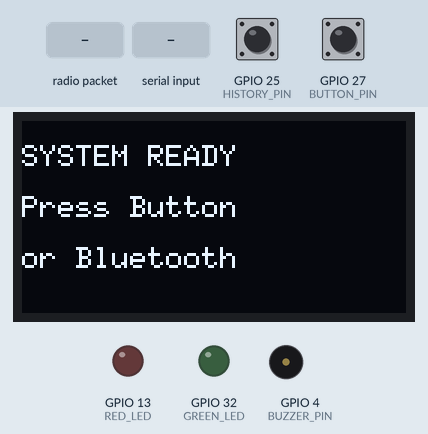
Bench run of a sketch on a simulated ESP32. Parts: 128×64 one-colour display, output pins drawn as LEDs (lit = HIGH), buzzer (waves = sounding, pin HIGH). Inputs (shaded band) come from the test bench; at power-on: GPIO 27 (BUTTON_PIN) HIGH, GPIO 25 (HISTORY_PIN) HIGH. No radio packets arrive unless stated; nothing arrives over Bluetooth unless stated; what the sketch prints to the serial monitor is not drawn.

Above: at 1.3 s.
1.4 s: GPIO 27 (BUTTON_PIN) pulled LOW for 0.15 s
At 4.0 s:
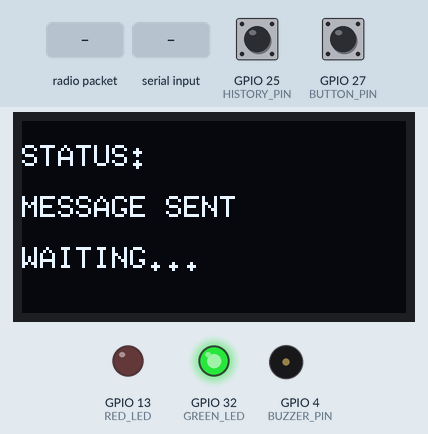
4.5 s: radio packet "ACCEPTED" arrives
7.5 s: GPIO 25 (HISTORY_PIN) pulled LOW for 1 s
At 8.2 s:
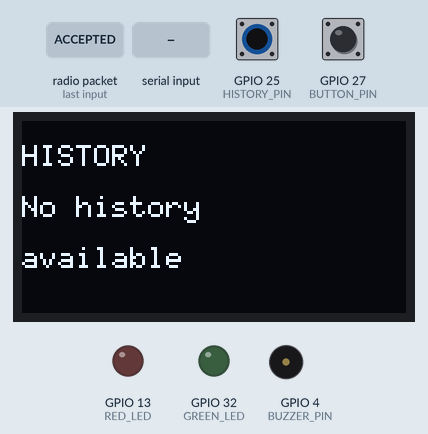
11.5 s: "help\n" received over the second serial link
At 14.0 s:
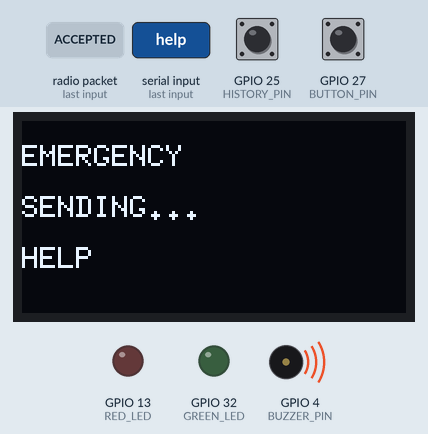
14.5 s: radio packet "help" arrives
17.5 s: GPIO 25 (HISTORY_PIN) pulled LOW for 3.2 s
At 20.5 s:
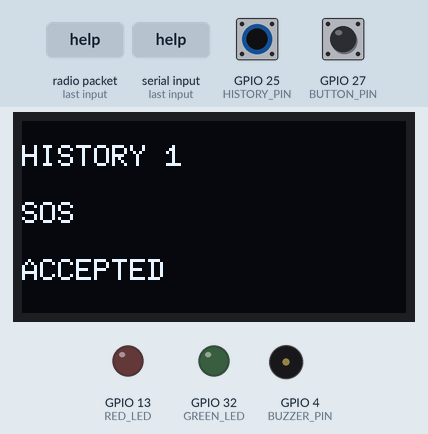
Timing chart, 0 to 22.0 s (numbered marks = the images above; inputs shaded):
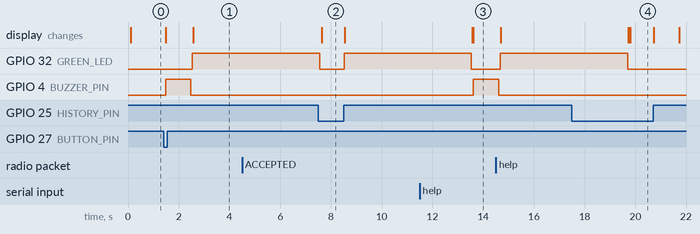

Measured:
- after the input at 1.4 s, GPIO 32 (GREEN_LED): LOW → HIGH after 1.1 s; GPIO 4 (BUZZER_PIN): LOW → HIGH after 0.08 s, → LOW 1.0 s later; the display: first changes after 0.08 s (image 1 shows a later state)
- after the input at 4.5 s, every drawn part: stays the same
- after the input at 7.5 s, the display: changes after 0.14 s (image 2)
- after the input at 11.5 s, GPIO 4 (BUZZER_PIN): LOW → HIGH after 2.1 s; the display: first differs from a run without the input after 2.1 s (image 3)
- after the input at 17.5 s, the display: first differs from a run without the input after 2.3 s (image 4)

The sketch:

transmitter.ino
```cpp
#include <SPI.h>
#include <LoRa.h>
#include <Wire.h>
#include <U8g2lib.h>
#include "BluetoothSerial.h"

// =====================================================
// LoRa PINS
// =====================================================
#define LORA_SS    5
#define LORA_RST   14
#define LORA_DIO0  26

#define LORA_SCK   18
#define LORA_MISO  19
#define LORA_MOSI  23

// =====================================================
// TRANSMITTER PINS
// =====================================================
#define BUTTON_PIN   27
#define HISTORY_PIN  25
#define BUZZER_PIN   4
#define GREEN_LED    32
#define RED_LED      13

// =====================================================
// OLED
// =====================================================
U8G2_SSD1306_128X64_NONAME_F_HW_I2C oled(
  U8G2_R0,
  U8X8_PIN_NONE
);

// =====================================================
// BLUETOOTH
// =====================================================
BluetoothSerial SerialBT;

// =====================================================
// SETTINGS
// =====================================================
const unsigned long ACCEPT_TIMEOUT = 60000;

// =====================================================
// EMERGENCY VARIABLES
// =====================================================
bool waitingForAcceptance = false;

unsigned long emergencySentTime = 0;

// Current emergency message
String currentEmergencyMessage = "SOS";

// =====================================================
// HISTORY
// =====================================================
#define MAX_HISTORY 10

String historyMessage[MAX_HISTORY];
String historyStatus[MAX_HISTORY];

int historyCount = 0;

// Which history will be displayed next
int historyView = 0;

// =====================================================
// OLED FUNCTION
// =====================================================
void showOLED(
  String line1,
  String line2,
  String line3 = ""
) {

  oled.clearBuffer();

  oled.setFont(u8g2_font_6x10_tf);

  oled.drawStr(0, 15, line1.c_str());
  oled.drawStr(0, 32, line2.c_str());

  if (line3 != "") {
    oled.drawStr(0, 49, line3.c_str());
  }

  oled.sendBuffer();
}

// =====================================================
// ADD HISTORY
// =====================================================
// Newest history is always HISTORY 1
// =====================================================
void addHistory(String message, String status) {

  // Move old histories one position down
  for (int i = MAX_HISTORY - 1; i > 0; i--) {

    historyMessage[i] = historyMessage[i - 1];
    historyStatus[i] = historyStatus[i - 1];
  }

  // Newest history becomes HISTORY 1
  historyMessage[0] = message;
  historyStatus[0] = status;

  // Increase count until 10
  if (historyCount < MAX_HISTORY) {
    historyCount++;
  }

  Serial.println();
  Serial.println("========== HISTORY SAVED ==========");

  Serial.print("HISTORY 1 MESSAGE: ");
  Serial.println(message);

  Serial.print("STATUS: ");
  Serial.println(status);

  Serial.println("===================================");
}

// =====================================================
// DISPLAY HISTORY
// =====================================================
void displayHistory(int index) {

  if (historyCount == 0) {

    showOLED(
      "HISTORY",
      "No history",
      "available"
    );

    return;
  }

  if (index >= historyCount) {
    index = 0;
  }

  // ---------------------------------------------------
  // HISTORY TITLE
  // ---------------------------------------------------
  String title =
    "HISTORY " + String(index + 1);

  // ---------------------------------------------------
  // MESSAGE
  // ---------------------------------------------------
  String message = historyMessage[index];

  message.toUpperCase();

  // ---------------------------------------------------
  // STATUS
  // ---------------------------------------------------
  String status = historyStatus[index];

  status.toUpperCase();

  // ---------------------------------------------------
  // OLED
  // ---------------------------------------------------
  oled.clearBuffer();

  oled.setFont(u8g2_font_6x10_tf);

  oled.drawStr(
    0,
    15,
    title.c_str()
  );

  oled.drawStr(
    0,
    34,
    message.c_str()
  );

  oled.drawStr(
    0,
    53,
    status.c_str()
  );

  oled.sendBuffer();

  // ---------------------------------------------------
  // SERIAL MONITOR
  // ---------------------------------------------------
  Serial.println();
  Serial.println("==============================");

  Serial.println(title);

  Serial.println(message);

  Serial.println(status);

  Serial.println("==============================");
}

// =====================================================
// HISTORY BUTTON
// =====================================================
void checkHistoryButton() {

  if (digitalRead(HISTORY_PIN) == LOW) {

    delay(50);

    if (digitalRead(HISTORY_PIN) == LOW) {

      Serial.println("History button pressed");

      // ------------------------------------------------
      // NO HISTORY
      // ------------------------------------------------
      if (historyCount == 0) {

        showOLED(
          "HISTORY",
          "No history",
          "available"
        );

      }

      // ------------------------------------------------
      // SHOW HISTORY
      // ------------------------------------------------
      else {

        displayHistory(historyView);

        // Next press shows next history
        historyView++;

        // After last available history
        // go back to History 1
        if (historyView >= historyCount) {

          historyView = 0;
        }
      }

      // ------------------------------------------------
      // WAIT FOR BUTTON RELEASE
      // ------------------------------------------------
      while (digitalRead(HISTORY_PIN) == LOW) {

        delay(10);
      }
    }
  }
}

// =====================================================
// SEND EMERGENCY
// =====================================================
void sendEmergency(String message) {

  // Don't send another emergency while
  // waiting for receiver
  if (waitingForAcceptance) {

    Serial.println(
      "Already waiting for acceptance."
    );

    return;
  }

  // Save current emergency message
  currentEmergencyMessage = message;

  Serial.println();
  Serial.println("================================");
  Serial.println("EMERGENCY MESSAGE");
  Serial.println("================================");

  Serial.print("Message: ");
  Serial.println(message);

  // ---------------------------------------------------
  // OLED
  // ---------------------------------------------------
  String displayMessage = message;

  displayMessage.toUpperCase();

  showOLED(
    "EMERGENCY",
    "SENDING...",
    displayMessage
  );

  // ---------------------------------------------------
  // BUZZER
  // ---------------------------------------------------
  digitalWrite(BUZZER_PIN, HIGH);

  delay(1000);

  digitalWrite(BUZZER_PIN, LOW);

  // ---------------------------------------------------
  // LoRa
  // ---------------------------------------------------
  LoRa.beginPacket();

  LoRa.print("EMERGENCY");

  LoRa.endPacket();

  Serial.println("EMERGENCY SENT");

  // ---------------------------------------------------
  // GREEN LED
  // ---------------------------------------------------
  digitalWrite(GREEN_LED, HIGH);

  showOLED(
    "STATUS:",
    "MESSAGE SENT",
    "WAITING..."
  );

  delay(5000);

  digitalWrite(GREEN_LED, LOW);

  // ---------------------------------------------------
  // START 60 SECOND TIMER
  // ---------------------------------------------------
  emergencySentTime = millis();

  waitingForAcceptance = true;

  Serial.println(
    "Waiting for receiver acceptance..."
  );

  Serial.println(
    "Timeout = 60 seconds"
  );
}

// =====================================================
// EMERGENCY ACCEPTED
// =====================================================
void emergencyAccepted() {

  waitingForAcceptance = false;

  Serial.println();
  Serial.println("================================");
  Serial.println("EMERGENCY ACCEPTED");
  Serial.println("================================");

  // ---------------------------------------------------
  // SAVE COMPLETE HISTORY
  // ---------------------------------------------------
  addHistory(
    currentEmergencyMessage,
    "ACCEPTED"
  );

  // Reset history viewing
  historyView = 0;

  // ---------------------------------------------------
  // GREEN LED
  // ---------------------------------------------------
  digitalWrite(RED_LED, LOW);

  digitalWrite(GREEN_LED, HIGH);

  // ---------------------------------------------------
  // NO BUZZER
  // ---------------------------------------------------
  digitalWrite(BUZZER_PIN, LOW);

  // ---------------------------------------------------
  // OLED
  // ---------------------------------------------------
  showOLED(
    "STATUS:",
    "ACCEPTED",
    "Receiver responded"
  );

  // Green LED ON for 5 seconds
  delay(5000);

  digitalWrite(GREEN_LED, LOW);

  // ---------------------------------------------------
  // READY
  // ---------------------------------------------------
  showOLED(
    "SYSTEM READY",
    "Press Button",
    "or Bluetooth"
  );
}

// =====================================================
// NOT ACCEPTED
// =====================================================
void emergencyNotAccepted() {

  waitingForAcceptance = false;

  Serial.println();
  Serial.println("================================");
  Serial.println("NOT ACCEPTED");
  Serial.println("60 SECOND TIMEOUT");
  Serial.println("================================");

  // ---------------------------------------------------
  // SAVE COMPLETE HISTORY
  // ---------------------------------------------------
  addHistory(
    currentEmergencyMessage,
    "NOT ACCEPTED"
  );

  // Reset history viewing
  historyView = 0;

  // ---------------------------------------------------
  // RED LED
  // ---------------------------------------------------
  digitalWrite(GREEN_LED, LOW);

  digitalWrite(RED_LED, HIGH);

  // ---------------------------------------------------
  // OLED
  // ---------------------------------------------------
  showOLED(
    "STATUS:",
    "NOT ACCEPTED",
    "60 sec timeout"
  );

  // ---------------------------------------------------
  // BUZZER
  // ---------------------------------------------------
  Serial.println("Buzzer warning!");

  digitalWrite(BUZZER_PIN, HIGH);

  delay(3000);

  digitalWrite(BUZZER_PIN, LOW);

  // Red LED remains ON for 2 seconds
  delay(2000);

  digitalWrite(RED_LED, LOW);

  // ---------------------------------------------------
  // READY
  // ---------------------------------------------------
  showOLED(
    "SYSTEM READY",
    "Press Button",
    "or Bluetooth"
  );
}

// =====================================================
// CHECK LoRa ACCEPTANCE
// =====================================================
void checkLoRaAcceptance() {

  int packetSize = LoRa.parsePacket();

  if (packetSize) {

    String receivedMessage = "";

    while (LoRa.available()) {

      receivedMessage +=
        (char)LoRa.read();
    }

    receivedMessage.trim();

    Serial.print(
      "LoRa Received: "
    );

    Serial.println(
      receivedMessage
    );

    // -------------------------------------------------
    // ACCEPTED
    // -------------------------------------------------
    if (receivedMessage == "ACCEPTED") {

      if (waitingForAcceptance) {

        emergencyAccepted();
      }
    }
  }
}

// =====================================================
// CHECK 60 SECOND TIMEOUT
// =====================================================
void checkTimeout() {

  if (waitingForAcceptance) {

    unsigned long elapsedTime =
      millis() - emergencySentTime;

    // -------------------------------------------------
    // DISPLAY REMAINING TIME
    // -------------------------------------------------
    static unsigned long lastDisplay = 0;

    if (millis() - lastDisplay >= 1000) {

      lastDisplay = millis();

      unsigned long remaining = 0;

      if (elapsedTime < ACCEPT_TIMEOUT) {

        remaining =
          (ACCEPT_TIMEOUT - elapsedTime) / 1000;
      }

      Serial.print("Waiting... ");

      Serial.print(remaining);

      Serial.println(" seconds");

      String timeText =
        "Time: " +
        String(remaining) +
        " sec";

      showOLED(
        "MESSAGE SENT",
        "WAITING ACCEPT",
        timeText
      );
    }

    // -------------------------------------------------
    // TIMEOUT
    // -------------------------------------------------
    if (elapsedTime >= ACCEPT_TIMEOUT) {

      emergencyNotAccepted();
    }
  }
}

// =====================================================
// CHECK EMERGENCY BUTTON
// =====================================================
void checkButton() {

  if (!waitingForAcceptance) {

    if (digitalRead(BUTTON_PIN) == LOW) {

      delay(50);

      if (digitalRead(BUTTON_PIN) == LOW) {

        // Physical button sends SOS
        sendEmergency("SOS");

        // Wait for button release
        while (
          digitalRead(BUTTON_PIN) == LOW
        ) {

          delay(10);
        }
      }
    }
  }
}

// =====================================================
// CHECK BLUETOOTH
// =====================================================
void checkBluetooth() {

  if (SerialBT.available()) {

    String message =
      SerialBT.readStringUntil('\n');

    message.trim();

    Serial.print(
      "Bluetooth message: "
    );

    Serial.println(message);

    // Convert to lowercase
    message.toLowerCase();

    // -------------------------------------------------
    // ACCEPTED EMERGENCY MESSAGES
    // -------------------------------------------------
    if (
      message == "help" ||
      message == "emergency" ||
      message == "i need help" ||
      message == "sos"
    ) {

      sendEmergency(message);
    }
  }
}

// =====================================================
// SETUP
// =====================================================
void setup() {

  Serial.begin(115200);

  // ===================================================
  // PINS
  // ===================================================
  pinMode(
    BUTTON_PIN,
    INPUT_PULLUP
  );

  pinMode(
    HISTORY_PIN,
    INPUT_PULLUP
  );

  pinMode(
    BUZZER_PIN,
    OUTPUT
  );

  pinMode(
    GREEN_LED,
    OUTPUT
  );

  pinMode(
    RED_LED,
    OUTPUT
  );

  digitalWrite(
    BUZZER_PIN,
    LOW
  );

  digitalWrite(
    GREEN_LED,
    LOW
  );

  digitalWrite(
    RED_LED,
    LOW
  );

  // ===================================================
  // OLED
  // ===================================================
  Wire.begin(21, 22);

  oled.begin();

  showOLED(
    "EMERGENCY DEVICE",
    "STARTING..."
  );

  // ===================================================
  // LoRa SPI
  // ===================================================
  SPI.begin(
    LORA_SCK,
    LORA_MISO,
    LORA_MOSI,
    LORA_SS
  );

  LoRa.setPins(
    LORA_SS,
    LORA_RST,
    LORA_DIO0
  );

  if (!LoRa.begin(433E6)) {

    Serial.println(
      "LoRa initialization FAILED!"
    );

    showOLED(
      "LoRa ERROR!",
      "Check wiring"
    );

    while (1) {

      digitalWrite(
        RED_LED,
        HIGH
      );

      delay(500);

      digitalWrite(
        RED_LED,
        LOW
      );

      delay(500);
    }
  }

  Serial.println(
    "LoRa Started Successfully"
  );

  // ===================================================
  // BLUETOOTH
  // ===================================================
  SerialBT.begin(
    "Emergency_Transmitter"
  );

  Serial.println(
    "Bluetooth Started"
  );

  Serial.println(
    "Bluetooth Name:"
  );

  Serial.println(
    "Emergency_Transmitter"
  );

  // ===================================================
  // READY
  // ===================================================
  showOLED(
    "SYSTEM READY",
    "Press Button",
    "or Bluetooth"
  );

  Serial.println();
  Serial.println(
    "SYSTEM READY"
  );
}

// =====================================================
// LOOP
// =====================================================
void loop() {

  // Emergency button
  checkButton();

  // History button
  checkHistoryButton();

  // Bluetooth
  checkBluetooth();

  // LoRa acceptance
  checkLoRaAcceptance();

  // 60-second timeout
  checkTimeout();

  delay(10);
}
```
